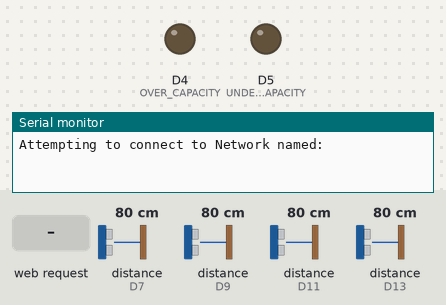
A sketch run on a simulated Arduino MKR. Parts: output pins drawn as LEDs (lit = HIGH), the last lines printed to the serial monitor. The test bench sets the inputs (shaded band); at power-on: distance to the obstacle (sensors on D7, D9, D11, D13) 80 cm. WiFi joins after 1.5 s; servers stay silent unless stated; not simulated (calls return 0 or success): arduino_secrets.h.

Above: at 0.1 s.
At 12.7 s:
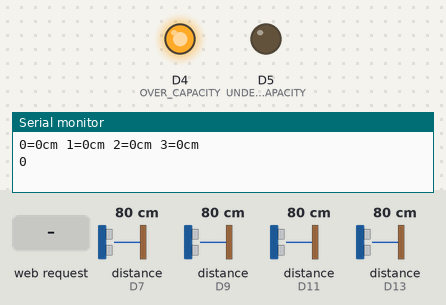
12.8 s: distance to the obstacle (sensor on D7) set to 2 cm
14.3 s: distance to the obstacle (sensor on D9) set to 2 cm
18.0 s: HTTP request GET /add received
20.3 s: HTTP request GET /subtract received
22.7 s: distance to the obstacle (sensor on D7) set to 35 cm
26.4 s: HTTP request GET /maxup received
Timing chart, 0 to 29.4 s (numbered marks = the images above; inputs shaded):
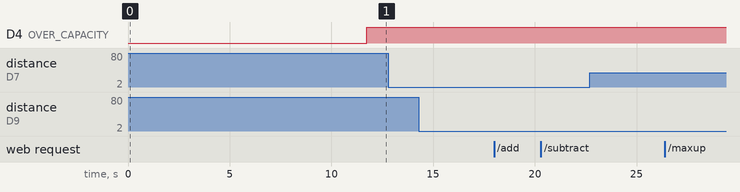

The sketch:

CustCounterWiFi.ino
```cpp
#include <SPI.h>
#include <WiFiNINA.h>
#include <NewPing.h>

/*  Customer Counter Conecpt
 * Use four ping sensors to monitor customers entering or exiting premises.
 * Using two on each door can allow for determining the direction of travel based on the order they are triggered;
 * which will allow for the capture of those leaving via the wrong door.
 * The triggering of the sensors will result in a customer counter being increased or decreased.
 * At the end of a loop thisvalue will be checkedand used to toggle a pin (or a number of pins) high/low.
 * This pin can then be used to switch a relay on/off to use lights or other measures to indicate the premises is at capacity.
 * Future update will implement an RFID reader. This will allow staff members to scan a card before passing the sensor and not affect the customer total
 */

#include "arduino_secrets.h"
///////please enter your sensitive data in the Secret tab/arduino_secrets.h
char ssid[] = SECRET_SSID;        // your network SSID (name)
char pass[] = SECRET_PASS;    // your network password (use for WPA, or use as key for WEP)
int keyIndex = 0;                 // your network key Index number (needed only for WEP)

int status = WL_IDLE_STATUS;
WiFiServer server(80);

#define SONAR_NUM 4             // Number of sensors in use
#define MAX_DISTANCE 25        // Max Distance. Use this to set the width of monitored doorways; create more if doors different
#define OVER_CAPACITY 4        // Pin for relay- to be turned high if premises at capacity
#define UNDER_CAPACITY 5       // Pin for relay- to be turned high if premises under capacity

int custCount;
int custMax;
boolean custEntering;
boolean custLeaving;

NewPing sonar[SONAR_NUM] = {    // Sensor object array.
  NewPing(10, 11, MAX_DISTANCE),
  NewPing(6, 7, MAX_DISTANCE),
  NewPing(12,13, MAX_DISTANCE),
  NewPing(8, 9, MAX_DISTANCE)
};

void setup() {
  Serial.begin(115200);

  pinMode(OVER_CAPACITY, OUTPUT);
  pinMode(UNDER_CAPACITY, OUTPUT);
  digitalWrite(OVER_CAPACITY, LOW);
  digitalWrite(UNDER_CAPACITY, LOW);

  custMax = 50;
  custCount = 0;
  custEntering = false;
  custLeaving = false;

  // check for the WiFi module:
  if (WiFi.status() == WL_NO_MODULE) {
    Serial.println("Communication with WiFi module failed!");
    // don't continue
    while (true);
  }

  String fv = WiFi.firmwareVersion();
  if (fv < WIFI_FIRMWARE_LATEST_VERSION) {
    Serial.println("Please upgrade the firmware");
  }

  // attempt to connect to Wifi network:
  while (status != WL_CONNECTED) {
    Serial.print("Attempting to connect to Network named: ");
    Serial.println(ssid);                   // print the network name (SSID);

    // Connect to WPA/WPA2 network. Change this line if using open or WEP network:
    status = WiFi.begin(ssid, pass);
    // wait 10 seconds for connection:
    delay(10000);
  }
  server.begin();                           // start the web server on port 80
  printWifiStatus();                        // you're connected now, so print out the status
}


void loop() {
  WiFiClient client = server.available();   // listen for incoming clients

  if (client) {                             // if you get a client,
    Serial.println("new client");           // print a message out the serial port
    String currentLine = "";                // make a String to hold incoming data from the client
    while (client.connected()) {            // loop while the client's connected
      if (client.available()) {             // if there's bytes to read from the client,
        char c = client.read();             // read a byte, then
        Serial.write(c);                    // print it out the serial monitor
        if (c == '\n') {                    // if the byte is a newline character

          // if the current line is blank, you got two newline characters in a row.
          // that's the end of the client HTTP request, so send a response:
          if (currentLine.length() == 0) {
            // HTTP headers always start with a response code (e.g. HTTP/1.1 200 OK)
            // and a content-type so the client knows what's coming, then a blank line:
            client.println("HTTP/1.1 200 OK");
            client.println("Content-type:text/html");
            client.println();

            // the content of the HTTP response follows the header:
            client.print("Max capacity is currently: ");
            client.print(custMax + "<br>");
            client.print("Click <a href=\"/maxup\">here</a> to increase max capacity<br>");
            client.print("Click <a href=\"/maxdown\">here</a> to decrease max capacity<br><br>");
            client.print("current count is ");
            client.print(custCount + "<br>");
            client.print("Click <a href=\"/add\">here</a> to increase count<br>");
            client.print("Click <a href=\"/subtract\">here</a> to decrease decrease count<br><br>");


            // The HTTP response ends with another blank line:
            client.println();
            // break out of the while loop:
            break;
          } else {    // if you got a newline, then clear currentLine:
            currentLine = "";
          }
        } else if (c != '\r') {  // if you got anything else but a carriage return character,
          currentLine += c;      // add it to the end of the currentLine
        }

        // Check to see if the client request was "GET /H" or "GET /L":
        if (currentLine.endsWith("GET /add")) {
          custCount++;
        }
        if (currentLine.endsWith("GET /subtract")) {
         custCount--;
        }
        if (currentLine.endsWith("GET /maxup")) {
         custMax++;
        }
        if (currentLine.endsWith("GET /maxdown")) {
         custMax--;
        }
      }
    }
    // close the connection:
    client.stop();
    Serial.println("client disonnected");
  }
  for (uint8_t i = 0; i < SONAR_NUM; i++) { // Loop through each sensor and display results.
    delay(50); // Wait 50ms between pings (about 20 pings/sec). 29ms should be the shortest delay between pings.
    Serial.print(i);
    Serial.print("=");
    Serial.print(sonar[i].ping_cm());
    Serial.print("cm ");
    if(sonar[i].ping_cm()<MAX_DISTANCE && sonar[i].ping_cm()>0)
    {
      //Triggered - sonar[0] and sonar[1] for entrance, sonar[2] and sonar[3] for exit.
      //[1] and [3] will act as the main sensors for each door and run the logic required to change the cuntomer counts.
      //[0] and [2] are placed after the main sensors, and can be used to determine if a patron is heading the wrong way.
      //If these secondary ones are triggered before the main sensor then it signals the customer has gone the wrong way, and will adjust the
      //counter accordingly.

      if (i == 0)
      {
        custEntering = true;
      }
      if (i == 2)
      {
        custLeaving = true;
      }
      if (i == 1)
      {
        custEntering = true;
        if (custEntering == true)
        {
          //customer entering
          Serial.println("Customer in");
          custCount++;
        }
        else
        {
          custCount--;
        }
        custEntering = false;
      }
      if (i ==3)
      {
        custLeaving = true;
        if (custLeaving == true)
        {
          //customer leaving
          custCount--;
          Serial.println("Customer out");
        }
        else
        {
          custCount++;
        }
        custLeaving = false;
      }
    }
  }
  Serial.println();
  CapacityCheck();
}

void CapacityCheck(){
  Serial.println(custCount);
 if(custCount < custMax)
 {
  //All good
  digitalWrite(OVER_CAPACITY, HIGH);
  digitalWrite(UNDER_CAPACITY, LOW);
 }
 else
 {
  //At capacity
  Serial.println("MAX CAPACITY REACHED");
  digitalWrite(OVER_CAPACITY, LOW);
  digitalWrite(UNDER_CAPACITY, HIGH);
 }
 delay(1000);
}

void printWifiStatus() {
  // print the SSID of the network you're attached to:
  Serial.print("SSID: ");
  Serial.println(WiFi.SSID());

  // print your board's IP address:
  IPAddress ip = WiFi.localIP();
  Serial.print("IP Address: ");
  Serial.println(ip);

  // print the received signal strength:
  long rssi = WiFi.RSSI();
  Serial.print("signal strength (RSSI):");
  Serial.print(rssi);
  Serial.println(" dBm");
  // print where to go in a browser:
  Serial.print("To see this page in action, open a browser to http://");
  Serial.println(ip);
}
```
